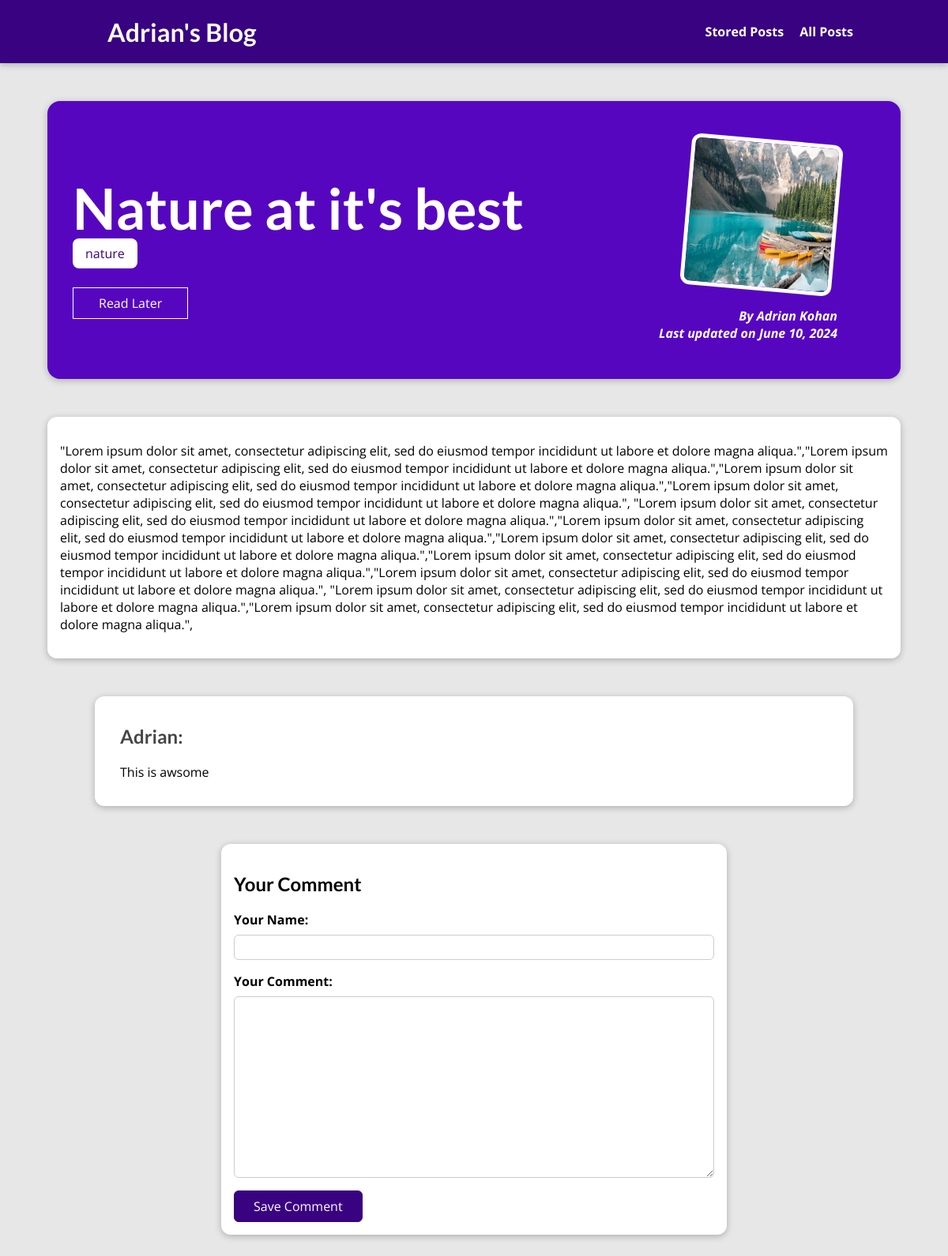
The page /all_posts/Nature-at-it-s-best on the database its author committed.
### blog/models.py (models this page shows, shortened)
class Posts(models.Model):
    author = models.ForeignKey(Author, on_delete=models.SET_NULL, related_name="posts", null=True)
    date = models.DateField(auto_now=True)
    title = models.CharField(max_length=100)
    summery = models.CharField(max_length=300)
    text = models.TextField(validators=[MinLengthValidator(10)])
    image = models.ImageField(upload_to ='posts', null=True)
    slug = models.SlugField(db_index=True, unique=True)
    tag = models.ManyToManyField(Tag)
    class Meta:
        verbose_name_plural = "posts"

class Tag(models.Model):
    caption = models.CharField(max_length=50)
    def __str__(self):
        return self.caption
    class Meta:
        verbose_name_plural = "tags"

class Author(models.Model):
    first_name = models.CharField(max_length=50)
    last_name = models.CharField(max_length=50)
    email = models.EmailField()
    def __str__(self):
        return f"{self.first_name} {self.last_name}"
    class Meta:
        verbose_name_plural =  "authors"

class Comment(models.Model):
    username = models.CharField(max_length = 100)
    comment_text = models.TextField()
    post = models.ForeignKey(Posts, on_delete=models.CASCADE, related_name="comments")

### blog/views.py (the view, shortened to what this page needs)
# urls.py: path("all_posts/<slug:slug>", views.SinglePostView.as_view(), name="detailed_post"),
class SinglePostView(View):
    def is_stored_post(self, request, post_id):
        stored_posts = request.session.get("stored_posts")
        if stored_posts is not None:
            is_saved_for_later = post_id in stored_posts
        else:
            is_saved_for_later = False
        return is_saved_for_later
    def get(self, request, slug):
        post = Posts.objects.get(slug=slug)
        context = {
            "post": post,
            "tags": post.tag.all(),
            "form": CommentForm(),
            "comments": post.comments.all().order_by("-id"),
            "saved_for_later": self.is_stored_post(request, post.id)
        }
        return render(request, "blog/single_post.html", context)

### blog/forms.py
class CommentForm(forms.ModelForm):
    class Meta:
        model = Comment
        exclude = ["post"]
        labels = {
            "username" : "Your Name",
            "comment_text" : "Your Comment",
        }
        error_messages = {
            "user_name" : {
                "required" : "Your name must not be empty!",
                "max_length" : "Please enter a shorter name!"
            }
        }

### blog/templates/blog/single_post.html (shortened to what this page needs)
{% extends "base.html" %}
{% load static %}
{% block css %}
    <link rel="stylesheet" href="{% static "blog/single_post.css" %}">
{% endblock %}
{% block content %}
<section id="summary">
    <h2>
        {{post.title}}
    </h2>
    <div>
        {% for tag in tags %}
        <span class="tag">{{tag}}</span>
        {% endfor %}
    </div>
    <div id="read-later">
        {% if is_read_later %}
            <p>This is my favorite </p>
        {% else %}
            <form action="{% url "read_later" %}" method="POST">
                <button>
                    {% if saved_for_later %}
                        Remove from read later list
                    {% else %}
                        Read Later
                    {% endif %}
                </button>
            </form>
        {% endif%}
    </div>
    <article>
        <img src="{{ post.image.url }}" alt="{{post.title}}">
        <address><a href="mailto:{{post.author.email}}">By {{post.author}}</a></addres>
        <div>
            Last updated on <time>{{post.date}}</time>
        </div>
    </article>
</section>
<main>
    <p>{{post.text}}</p>
</main>
<section id="comments">
    <ul>
        {% for comment in comments %}
            <li>
                <h2>{{ comment.username}}:</h3>
                <p>{{ comment.comment_text|linebreaks }}</p>
            </li>
        {% endfor %}
    </ul>
</section>
<section id="comment-form">
    <h2>Your Comment</h2>
    <form action="{% url "detailed_post" post.slug %}" method="POST">
        {% for field in form %}
            <div class = "form-control" {% if field.errors %}invalid{% endif %}>
                {{ field.label_tag }}
                {{ field }}
            </div>
        {% endfor %}
        <button type = "submit">Save Comment</button>
    </form>
</section>
{% endblock %}

### static/styles.css (style rules this page uses)
* { box-sizing: border-box; }
html { font-family: 'Open Sans', 'Lato', sans-serif; }
body { margin: 0; }
h1, h2, h3 { font-family: 'Lato', sans-serif; font-weight: bold; }

### blog/static/blog/single_post.css (style rules this page uses)
body { background-color: #e7e7e7; }
#summary { margin: 8rem auto 3rem auto; padding: 2rem; width: 90%; max-width: 90rem; border-radius: 16px; background-color: #5706c0; position: relative; box-shadow: 0 2px 8px rgba(0, 0, 0, 0.25); height: 22rem; }
#summary h2 { color: white; font-size: 4.5rem; margin-bottom: 0.25rem; }
#summary article { position: absolute; top: 2rem; right: 3rem; padding: 1rem 2rem; border-radius: 12px; text-align: right; color: white; }
#summary article img { width: 12rem; height: 12rem; border-radius: 12px; transform: rotateZ(5deg); border: 5px solid white; margin-bottom: 1rem; }
#summary address { font-weight: bold; }
#summary a { color: white; text-decoration: none; }
#summary time { font-weight: bold; }
#read-later { margin: 2rem 0; }
#read-later button { background-color: transparent; border: 1px solid white; padding: 0.5rem 2rem; font: inherit; color: white; cursor: pointer; }
main { width: 90%; max-width: 90rem; margin: 3rem auto; background-color: white; padding: 1rem; border-radius: 12px; box-shadow: 0 2px 8px rgba(0, 0, 0, 0.25); }
.tag { background-color: white; color:#390281; padding: 0.5rem 1rem; border-radius: 8px; }
#comment-form { margin: 3rem auto; width: 905; max-width: 40rem; border-radius: 12px; background-color: white; box-shadow: 0 2px 8px rgba(0, 0, 0, 0.25); padding: 1rem; }
#comment-form button { font: inherit; background-color: #390281; color: white; border: 1px solid #390281; padding: 0.5rem 1.5rem; border-radius: 6px; cursor: pointer; }
.form-control { margin-bottom: 1rem; }
.form-control label { font-weight: bold; margin-bottom: 0.5rem; display: block; }
.form-control input, .form-control textarea { display: block; width: 100%; font: inherit; padding: 0.25rem; border-radius: 6px; border: 1px solid #ccc; }
#comments { margin: 3rem auto; width: 905; max-width: 60rem; border-radius: 12px; background-color: white; box-shadow: 0 2px 8px rgba(0, 0, 0, 0.25); padding: 1rem 2rem; }
#comments ul { list-style: none; margin: 0; padding: 0; }
#comments li { margin-bottom: 1rem; border-bottom: 2px solid #ccc; }
#comments li:last-of-type { border-bottom: none; }
#comments h2 { color: #464646; }

### rows shown on the page
Posts: title "Nature at it's best", image (picture), author "Adrian Kohan", date "June 10, 2024", text "\"Lorem ipsum dolor sit amet, consectetur adipiscing elit, sed do eiusmod tempor incididunt ut labore et dolore magna aliqua.\",\"Lorem ipsum dolor sit amet, consectetur adipiscing elit, sed do eiusmod tempor incididunt ut labore et dolore magna aliqua.\",\"Lorem ipsum dolor sit amet, consectetur adipiscing elit, sed do eiusmod tempor incididunt ut labore et dolore magna aliqua.\",\"Lorem ipsum dolor sit amet, consectetur adipiscing elit, sed do eiusmod tempor incididunt ut labore et dolore magna aliqua.\", \"Lorem ipsum dolor sit amet, consectetur adipiscing elit, sed do eiusmod tempor incididunt ut labore et dolore magna aliqua.\",\"Lorem ipsum dolor sit amet, consectetur adipiscing elit, sed do…"
Tag: caption "nature"
Comment: username "Adrian", comment_text "This is awsome"

### other values the page prints
{{ field.label_tag }} "Your Name:" "Your Comment:"
